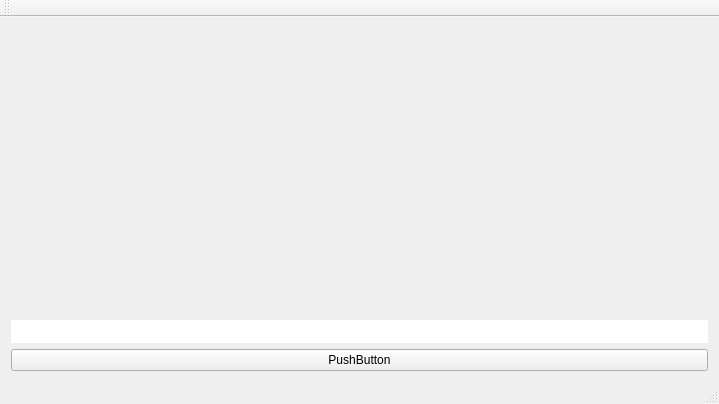
<?xml version="1.0" encoding="UTF-8"?>
<ui version="4.0">
 <class>MainWindow</class>
 <widget class="QMainWindow" name="MainWindow">
  <property name="geometry">
   <rect>
    <x>0</x>
    <y>0</y>
    <width>719</width>
    <height>404</height>
   </rect>
  </property>
  <property name="windowTitle">
   <string>MainWindow</string>
  </property>
  <property name="styleSheet">
   <string notr="true"/>
  </property>
  <widget class="QWidget" name="centralWidget">
   <layout class="QVBoxLayout" name="verticalLayout">
    <item>
     <widget class="ColorfulTextWidget" name="widget" native="true">
      <property name="styleSheet">
       <string notr="true">color: rgba(255, 255, 255, 32);</string>
      </property>
     </widget>
    </item>
    <item>
     <widget class="QLineEdit" name="lineEdit">
      <property name="font">
       <font>
        <family>微软雅黑</family>
        <underline>true</underline>
       </font>
      </property>
      <property name="styleSheet">
       <string notr="true"/>
      </property>
      <property name="text">
       <string/>
      </property>
      <property name="frame">
       <bool>false</bool>
      </property>
     </widget>
    </item>
    <item>
     <widget class="QPushButton" name="pushButton">
      <property name="text">
       <string>PushButton</string>
      </property>
     </widget>
    </item>
   </layout>
  </widget>
  <widget class="QMenuBar" name="menuBar">
   <property name="geometry">
    <rect>
     <x>0</x>
     <y>0</y>
     <width>719</width>
     <height>23</height>
    </rect>
   </property>
  </widget>
  <widget class="QToolBar" name="mainToolBar">
   <attribute name="toolBarArea">
    <enum>TopToolBarArea</enum>
   </attribute>
   <attribute name="toolBarBreak">
    <bool>false</bool>
   </attribute>
  </widget>
  <widget class="QStatusBar" name="statusBar"/>
 </widget>
 <layoutdefault spacing="6" margin="11"/>
 <customwidgets>
  <customwidget>
   <class>ColorfulTextWidget</class>
   <extends>QWidget</extends>
   <header>colorfultextwidget.h</header>
   <container>1</container>
  </customwidget>
 </customwidgets>
 <resources/>
 <connections/>
</ui>
